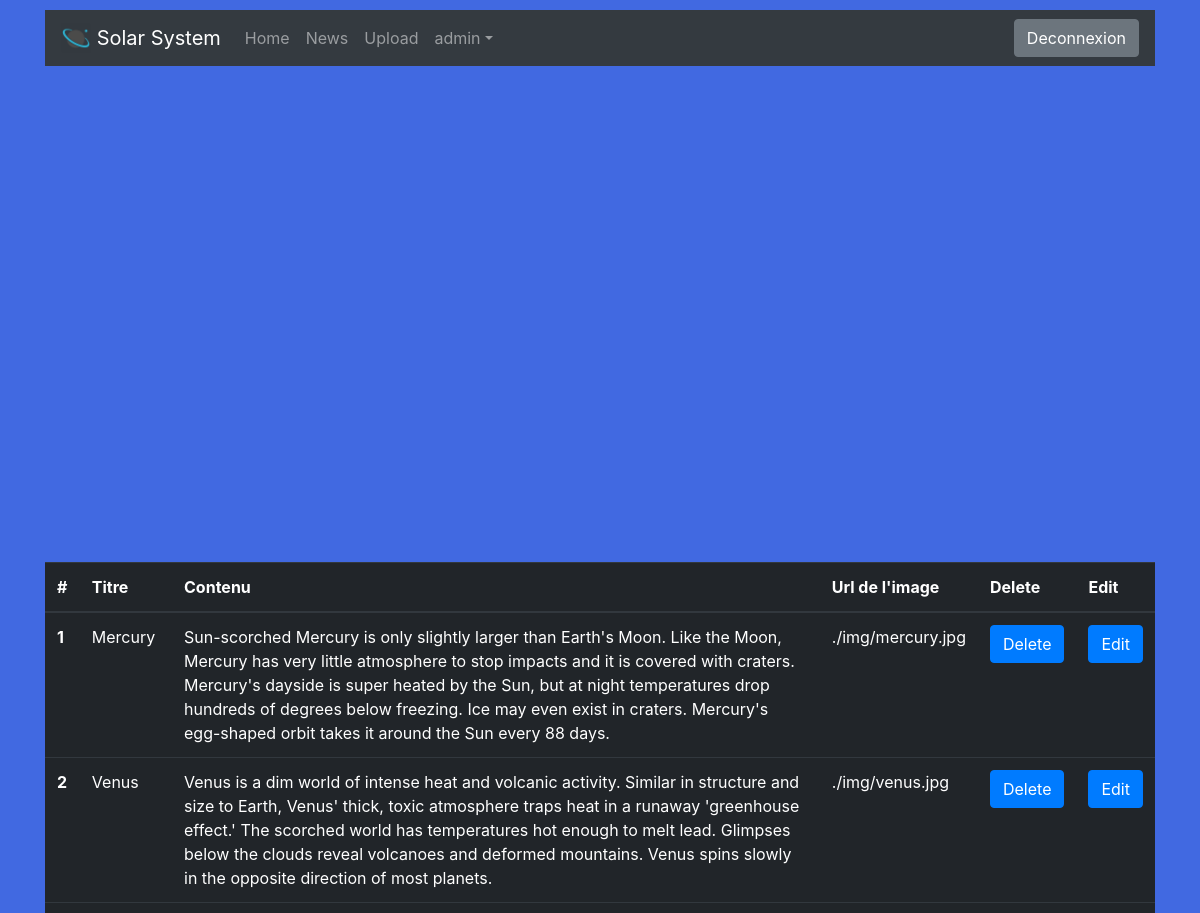
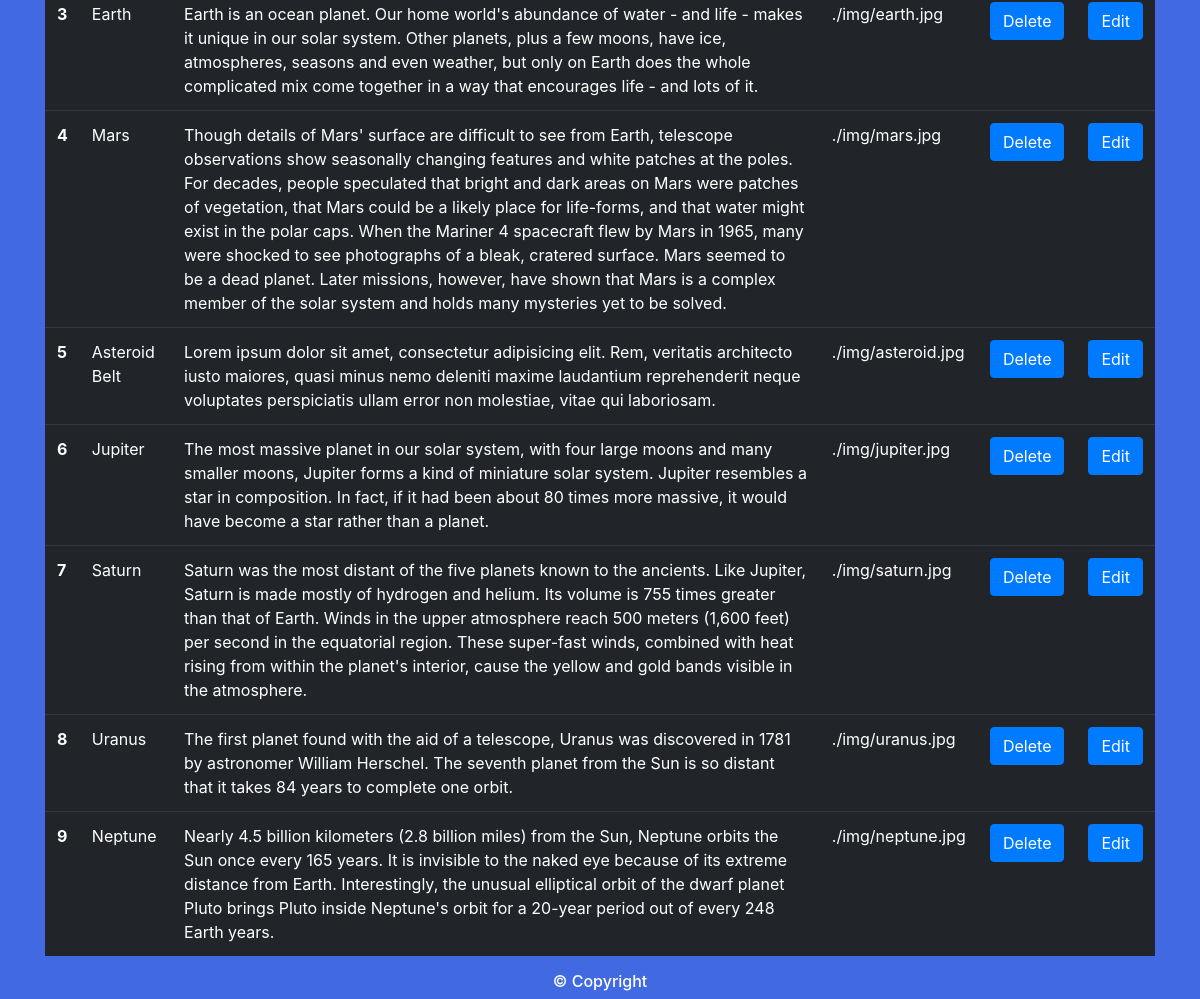
/index.php?page=admin (signed in), run on the app's committed database (2 pictures, top to bottom).
### tables this page shows
CREATE TABLE IF NOT EXISTS `articles` (
  `id` int(11) NOT NULL AUTO_INCREMENT,
  `title` varchar(255) NOT NULL,
  `content` longtext NOT NULL,
  `imgurl` varchar(255) NOT NULL,
  `date` datetime NOT NULL,
  PRIMARY KEY (`id`)
);

### controllers/admin.php (called while the page is built)
<?php
include(dirname(__FILE__) . '/../models/admin.php');
include(dirname(__FILE__) . '/../views/admin.php');

### core/Model.php (called while the page is built, shortened)
<?php
function isAdmin($name)
{
	global $db;
	$req = $db->prepare('SELECT admin FROM users WHERE name=:name');
	$req->bindParam(':name', $name);
	$req->execute();
	$result = $req->fetch();
	if ($result['admin'] == 1) {
		return true;
	}
	else
	{
		return false;
	}
}
function isConnected()
{
	if (isset($_COOKIE['username'])) {
		return true;
	}
	else {
		return false;
	}
}
function getNews()
{
	global $db;
	$news = array();
	$req = $db->query('SELECT * FROM articles ORDER BY date');
	while ($data = $req->fetch()) {
		$news[] = $data;
	}
	return $news;
}

### core/Controller.php (called while the page is built)
<?php
include('Model.php');
$news = getNews();

### views/admin.php (the view, shortened to what this page needs)
<?php
include('includes/header.php');
include('includes/banner.php');
?>
<div class="container">
	<?php
	if (isConnected() && isAdmin($_COOKIE['username'])) {
		echo '
		<table class="table table-dark pull-right">
		<thead>
		<tr>
		<th scope="col">#</th>
		<th scope="col">Titre</th>
		<th scope="col">Contenu</th>
		<th scope="col">Url de l\'image</th>
		<th scope="col">Delete</th>
		<th scope="col">Edit</th>
		</tr>
		</thead>
		<tbody>';
		foreach ($news as $key) {
			echo '<tr>
			<th scope="row">' . $key['id'] . '</th>
			<td>' . $key['title'] . '</td>
			<td>' . $key['content'] . '</td>
			<td>' . $key['imgurl'] . '</td>
			<td>
			<form method="post" action="">
			<button type="submit" class="btn btn-primary" name="' . $key['id'] . '" id="' . $key['id'] . '">Delete</button></form></td>
			<td>
			<form method="post" action="index.php?page=edit">
			<button type="submit" class="btn btn-primary" name="' . $key['id'] . '" id="' . $key['id'] . '">Edit</button></form></td>
			</tr>';
		}
		echo '</tbody>
		</table>';
	}
	?>
</div>
<?php
include('includes/footer.php')
?>

### css/style.css (style rules this page uses)
body { padding-top: 10px; background-color: RoyalBlue; color: white; }

### data on the page
articles: id "1", title "Mercury", content "Sun-scorched Mercury is only slightly larger than Earth's Moon. Like the Moon, Mercury has very little atmosphere to stop impacts and it is covered with craters. Mercury's dayside is super heated by the Sun, but at night temperatures drop hundreds of degrees below freezing. Ice may even exist in craters. Mercury's egg-shaped orbit takes it around the Sun every 88 days.", imgurl "./img/mercury.jpg"
articles: id "2", title "Venus", content "Venus is a dim world of intense heat and volcanic activity. Similar in structure and size to Earth, Venus' thick, toxic atmosphere traps heat in a runaway 'greenhouse effect.' The scorched world has temperatures hot enough to melt lead. Glimpses below the clouds reveal volcanoes and deformed mountains. Venus spins slowly in the opposite direction of most planets.", imgurl "./img/venus.jpg"
articles: id "3", title "Earth", content "Earth is an ocean planet. Our home world's abundance of water - and life - makes it unique in our solar system. Other planets, plus a few moons, have ice, atmospheres, seasons and even weather, but only on Earth does the whole complicated mix come together in a way that encourages life - and lots of it.", imgurl "./img/earth.jpg"
articles: id "4", title "Mars", content "Though details of Mars' surface are difficult to see from Earth, telescope observations show seasonally changing features and white patches at the poles. For decades, people speculated that bright and dark areas on Mars were patches of vegetation, that Mars could be a likely place for life-forms, and that water might exist in the polar caps. When the Mariner 4 spacecraft flew by Mars in 1965, many were shocked to see photographs of a bleak, cratered surface. Mars seemed to be a dead planet. Later missions, however, have shown that Mars is a complex member of the solar system and holds many mysteries yet to be solved.", imgurl "./img/mars.jpg"
articles: id "5", title "Asteroid Belt", content "Lorem ipsum dolor sit amet, consectetur adipisicing elit. Rem, veritatis architecto iusto maiores, quasi minus nemo deleniti maxime laudantium reprehenderit neque voluptates perspiciatis ullam error non molestiae, vitae qui laboriosam.", imgurl "./img/asteroid.jpg"
articles: id "6", title "Jupiter", content "The most massive planet in our solar system, with four large moons and many smaller moons, Jupiter forms a kind of miniature solar system. Jupiter resembles a star in composition. In fact, if it had been about 80 times more massive, it would have become a star rather than a planet.", imgurl "./img/jupiter.jpg"
articles: id "7", title "Saturn", content "Saturn was the most distant of the five planets known to the ancients. Like Jupiter, Saturn is made mostly of hydrogen and helium. Its volume is 755 times greater than that of Earth. Winds in the upper atmosphere reach 500 meters (1,600 feet) per second in the equatorial region. These super-fast winds, combined with heat rising from within the planet's interior, cause the yellow and gold bands visible in the atmosphere.", imgurl "./img/saturn.jpg"
articles: id "8", title "Uranus", content "The first planet found with the aid of a telescope, Uranus was discovered in 1781 by astronomer William Herschel. The seventh planet from the Sun is so distant that it takes 84 years to complete one orbit.", imgurl "./img/uranus.jpg"
articles: id "9", title "Neptune", content "Nearly 4.5 billion kilometers (2.8 billion miles) from the Sun, Neptune orbits the Sun once every 165 years. It is invisible to the naked eye because of its extreme distance from Earth. Interestingly, the unusual elliptical orbit of the dwarf planet Pluto brings Pluto inside Neptune's orbit for a 20-year period out of every 248 Earth years.", imgurl "./img/neptune.jpg"

### other printed values
$_COOKIE['username'] "admin"
